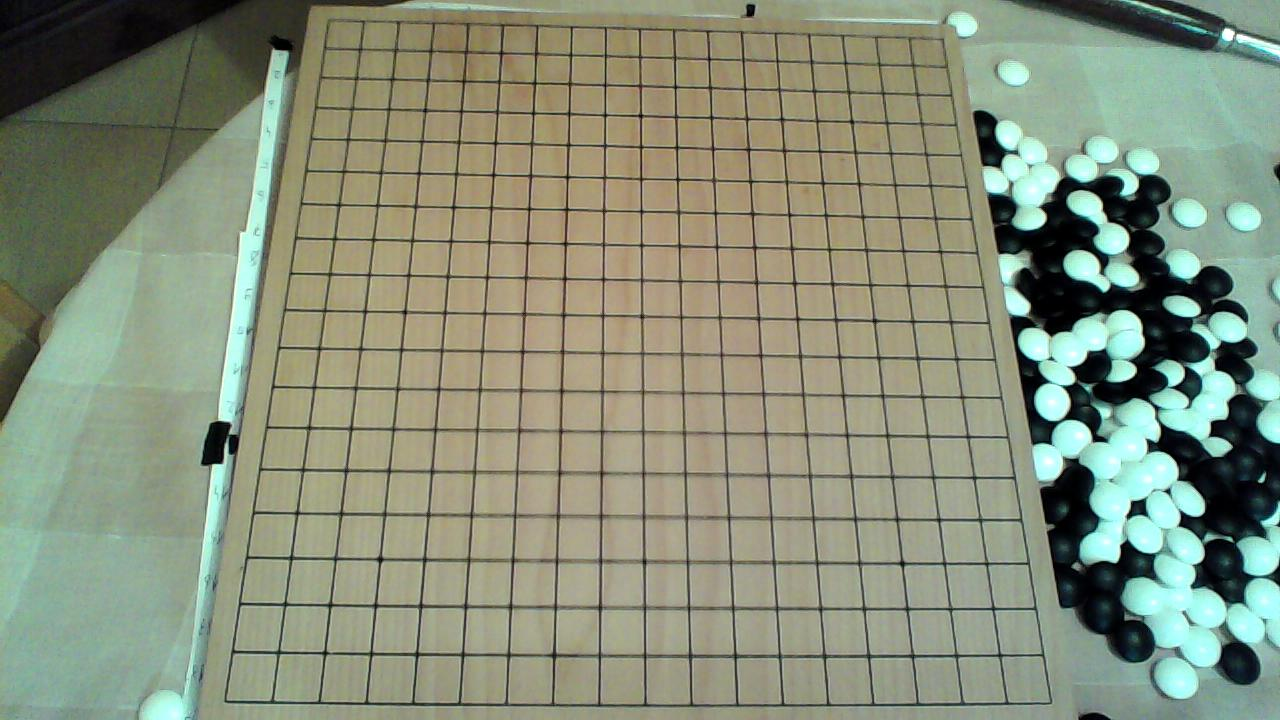
#> input picture 1.jpg, 1280 x 720 px
$ jupyter execute Hough.ipynb
#> lines starting #> are read from the running program, lines starting #| are printed output that depends on the picture; after the words box and inside, x2 and y2 are one past the last pixel; in counts of white or black regions, pixels touching at a corner belong together
Name : Rajwardhan Sujit Dhumal<br>Class : TY-IT CORE<br>Batch : CORE 2<br>Enrollment No. MITU22BTIT0063

[cell 1]
import numpy as np
import matplotlib.pyplot  as plt
import cv2

[cell 2]
img1 = cv2.imread("1.jpg")
#> img1 is the input picture: shape (720, 1280, 3); mean B, G, R 122.6, 143.5, 135.3
img = cv2.cvtColor(img1, cv2.COLOR_RGB2GRAY)
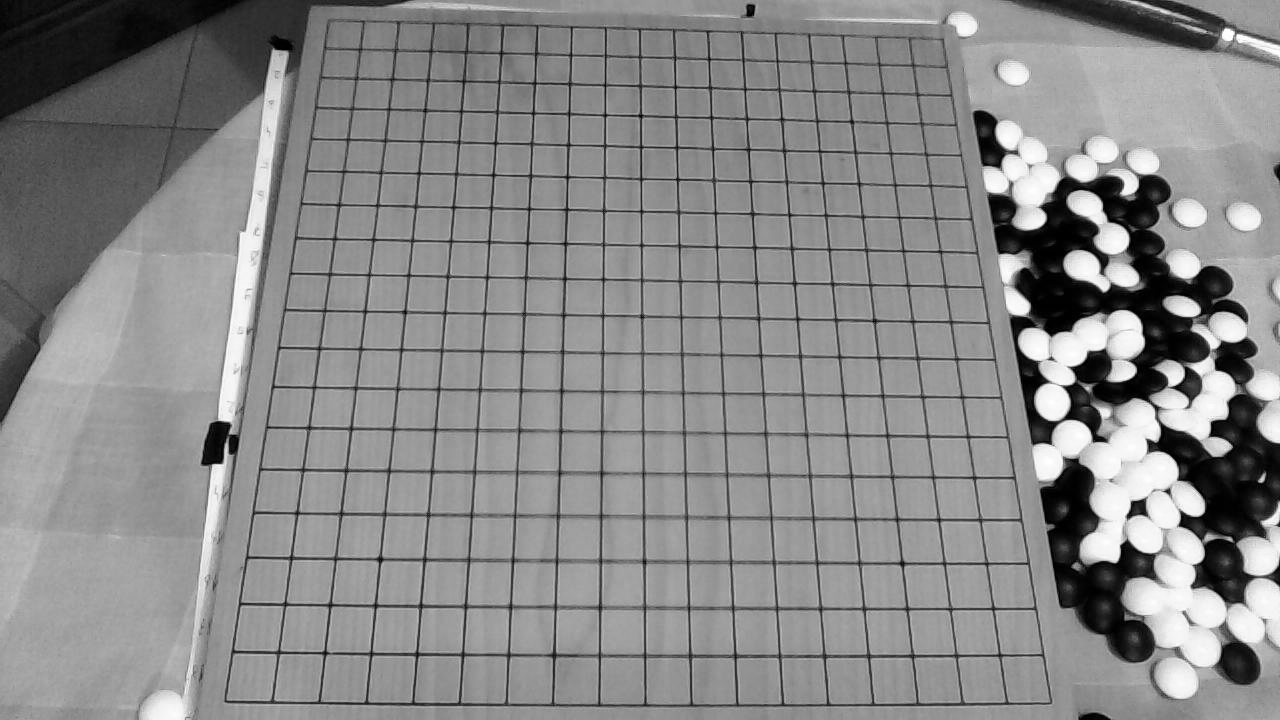
#> img: shape (720, 1280); min 0, max 255, mean 136.3

[cell 3]
edges = cv2.Canny(img, 50,150, apertureSize = 3)
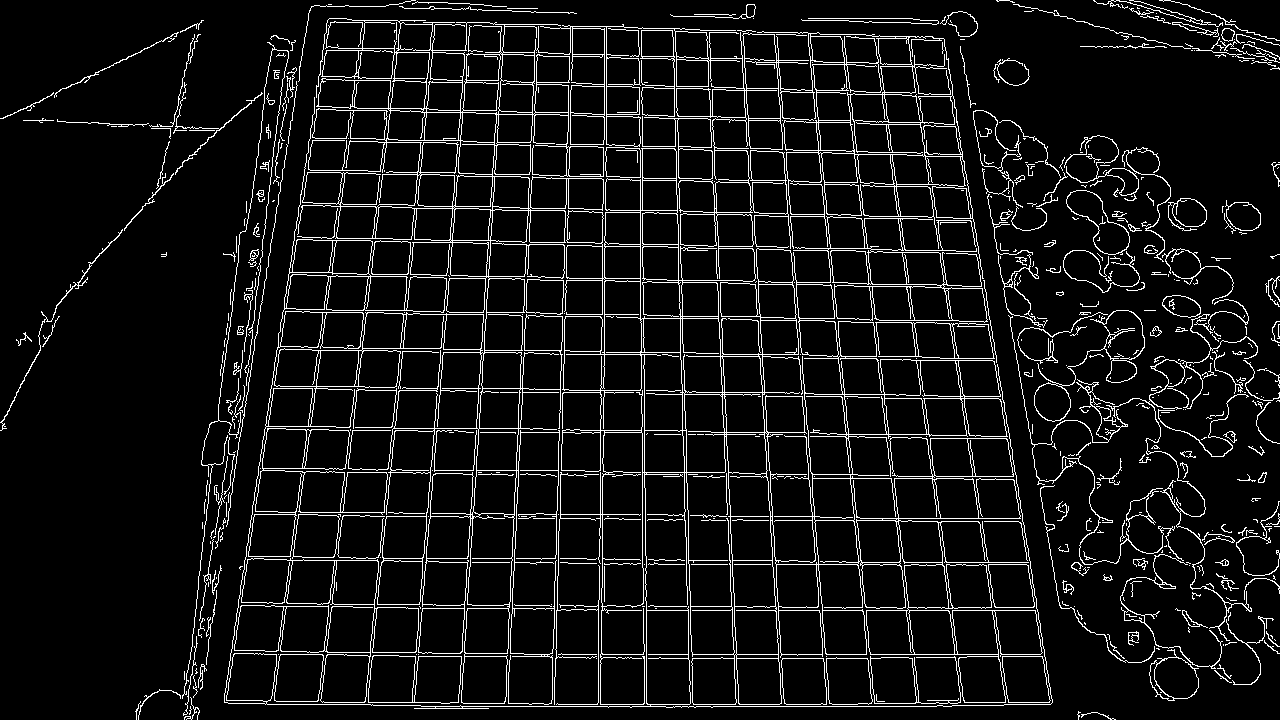
#> edges: shape (720, 1280); 7.7% white in thin lines or dots

[cell 4]
plt.imshow(edges, cmap = "gray")

**For Lines**

[cell 5]
lines = cv2.HoughLines(edges,1,np.pi/180,200)
#> lines = 156 rows, first 8: [654, 1.57], [341, 1.59], [306, 1.59], [706, 1.57], [610, 1.57], [704, 1.57], [270, 1.59], [379, 1.59]

[cell 6]
for line in lines:
    rho,theta = line[0]
    a = np.cos(theta)
    b = np.sin(theta)
    x0 = a * rho
    y0 = b * rho


    x1 = int(x0 + 1000 * (-b))
    y1 = int(y0 + 1000 * (a))
    x2 = int(x0 - 1000 * (-b))
    y2 = int(y0 - 1000 * (a))
    cv2.line(img1,(x1,y1),(x2,y2),(0,0,255),1)
#> this loop made 156 passes
#> (rho, theta, a, b, x0, y0, x1, y1) on passes 1 to 3: (654, 1.57, -4.37e-08, 1, -2.86e-05, 654, -1000, 653), (341, 1.59, -0.0175, 1, -5.95, 340.9, -1005, 323), (306, 1.59, -0.0175, 1, -5.34, 306, -1005, 288)
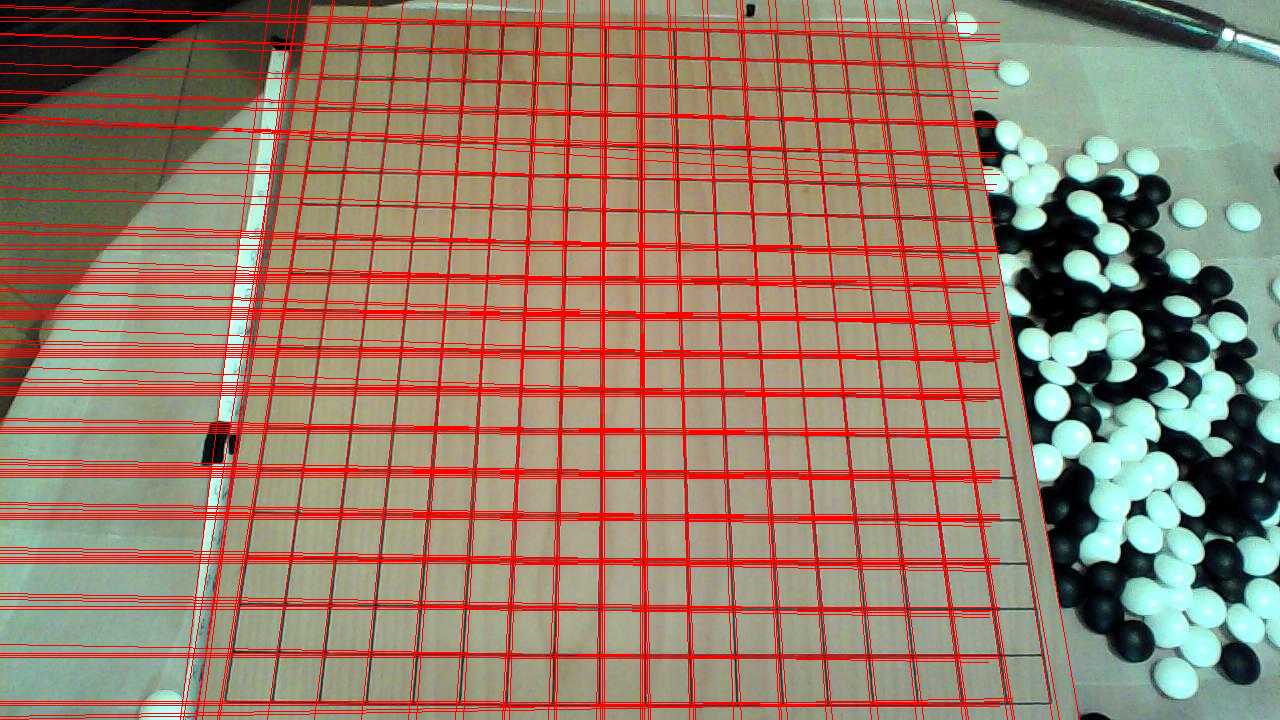
#> img1: shape (720, 1280, 3); 13.7% of pixels changed, all inside (x1, y1, x2, y2) = (0, 0, 1080, 720)

[cell 7]
plt.imshow(img1)

[cell 8]
lines = cv2.HoughLinesP(edges,1,np.pi/180,100,minLineLength=100,maxLineGap=10)
#> lines = 173 rows, first 6: [383, 348, 484, 349], [524, 654, 1044, 654], [265, 704, 372, 704], [584, 610, 1037, 610], [421, 706, 951, 706], [460, 352, 644, 355]

[cell 9]
for line in lines:
     x1,y1,x2,y2 = line[0]
     cv2.line(img,(x1,y1),(x2,y2),(0,255,0),1)
#> this loop made 173 passes
#> line on passes 26 to 28: [[284, 615, 338, 225]], [[466, 432, 612, 432]], [[271, 698, 288, 574]]
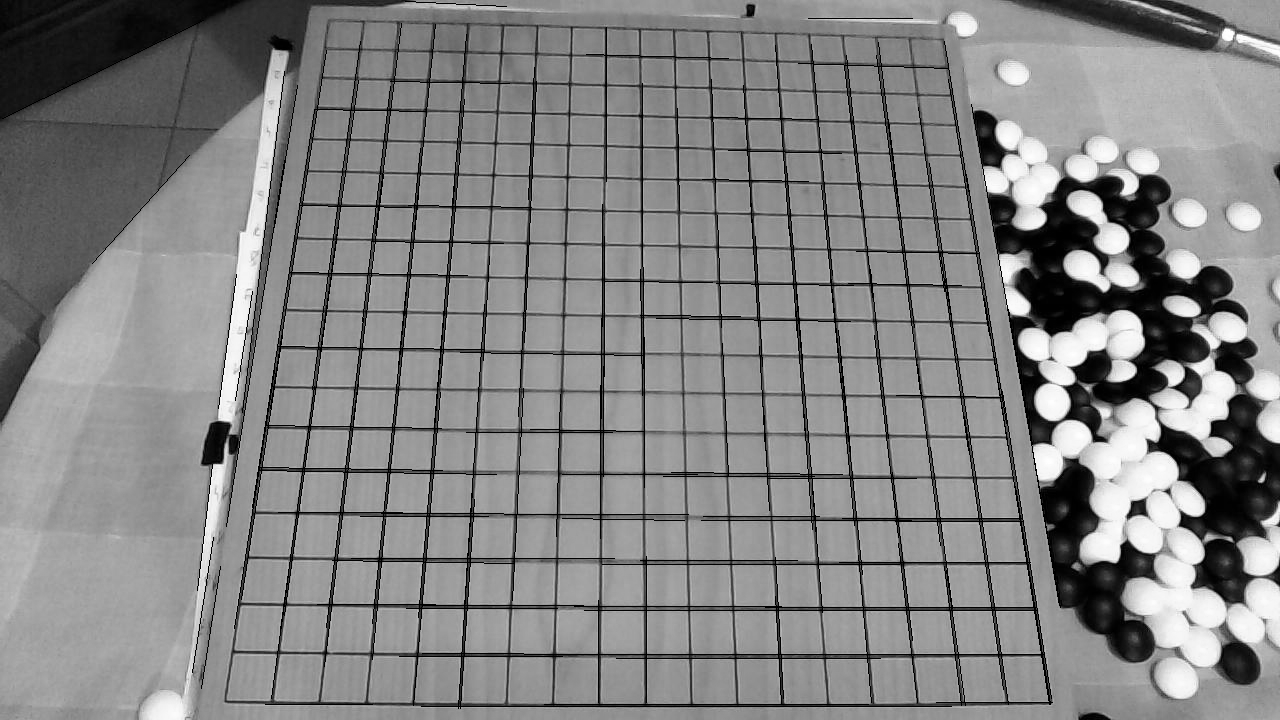
#> img: shape (720, 1280); 3.3% of pixels changed, all inside (x1, y1, x2, y2) = (2, 1, 1061, 709)

[cell 10]
plt.imshow(img)

**For Circles**

[cell 11]
img2 = cv2.imread('shapes.png')
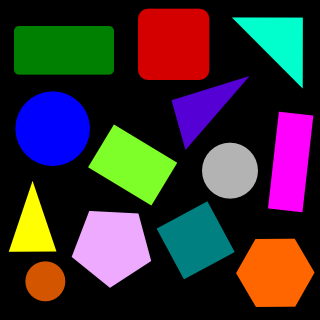
#> input picture shapes.png, 320 x 320 px
#> img2 is the input picture: shape (320, 320, 3); mean B, G, R 49, 46.1, 55.8

[cell 12]
img3 = cv2.cvtColor(img2, cv2.COLOR_BGR2GRAY)
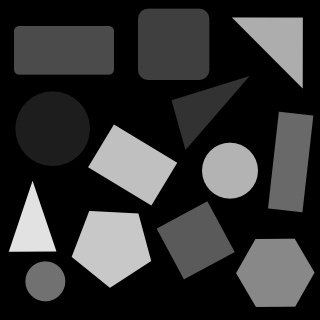
#> img3: shape (320, 320); min 0, max 226, mean 49.3

[cell 13]
edges1 = cv2.Canny(img3, 50, 150, apertureSize=3)
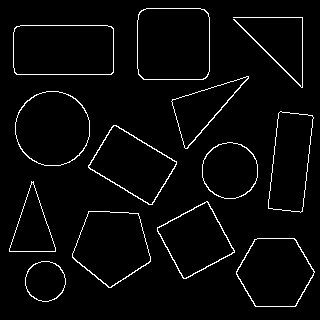
#> edges1: shape (320, 320); 3.3% white in thin lines or dots, all inside (x1, y1, x2, y2) = (9, 8, 315, 307)

[cell 14]
plt.imshow(img3, cmap="gray")
plt.show()

[cell 15]
img4 = cv2.medianBlur(img3, 5)

[cell 16]
circles = cv2.HoughCircles(img3, cv2.HOUGH_GRADIENT, 1, 20, param1=50, param2=30, minRadius=0, maxRadius=0)

[cell 17]
circles
#> Out = [[51.5, 127.5, 37.3], [229.5, 169.5, 27.4], [44.5, 281.5, 19.6]]

[cell 18]
detected_circles = np.uint16(np.around(circles))
for (x, y, r) in detected_circles[0, :]:
    cv2.circle(img2, (x, y), r, (255, 255, 255), 3)
    cv2.circle(img2, (x, y), 2, (0, 255, 255), 1)
#> this loop made 3 passes
#> (x, y, r) on passes 1 to 3: (52, 128, 37), (230, 170, 27), (44, 282, 20)
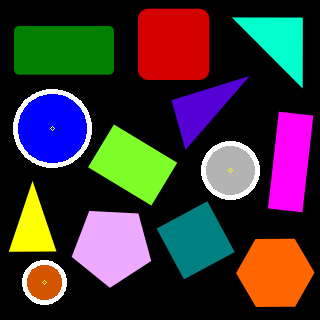
#> img2: shape (320, 320, 3); 2.58% of pixels changed, all inside (x1, y1, x2, y2) = (13, 89, 260, 305)
plt.imshow(cv2.cvtColor(img2, cv2.COLOR_BGR2RGB))
plt.show()
